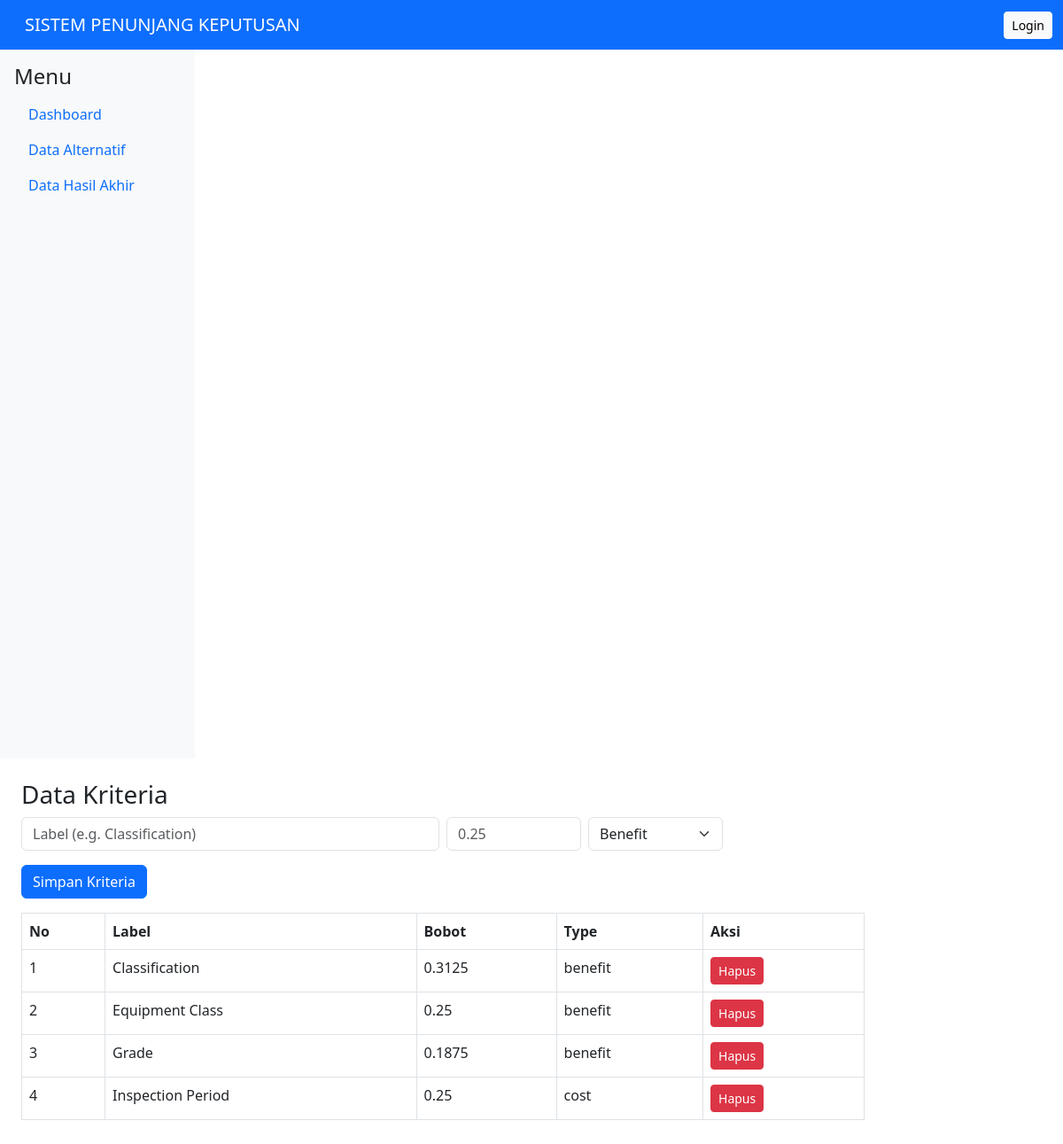
/pages/data_kriteria.php, run on the app's committed database.
### tables this page shows
CREATE TABLE `criteria_weight` (
  `id_criteria` int(11) NOT NULL,
  `criteria_name` varchar(50) NOT NULL,
  `weight` float NOT NULL,
  `type` enum('benefit','cost') NOT NULL
);

### pages/data_kriteria.php (the view, shortened to what this page needs)
<?php
include('../config/db.php');
include('../includes/header.php');
include('../includes/sidebar.php');
?>
<h3>Data Kriteria</h3>
<form method="post" action="../process/insert_kriteria.php" class="row g-2 mb-3">
  <div class="col-md-6"><input name="criteria_name" class="form-control" placeholder="Label (e.g. Classification)" required></div>
  <div class="col-md-2"><input name="weight" step="0.01" type="number" class="form-control" placeholder="0.25" required></div>
  <div class="col-md-2">
    <select name="type" class="form-select">
      <option value="benefit">Benefit</option>
    </select>
  </div>
  <div class="col-12"><button class="btn btn-primary mt-2">Simpan Kriteria</button></div>
</form>
<table class="table table-bordered">
  <thead><tr><th>No</th><th>Label</th><th>Bobot</th><th>Type</th><th>Aksi</th></tr></thead>
  <tbody>
    <?php
    $q = $koneksi->query("SELECT * FROM criteria_weight");
    $no = 1;
    while($r = $q->fetch_assoc()){
      echo "<tr><td>{$no}</td><td>{$r['criteria_name']}</td><td>{$r['weight']}</td><td>{$r['type']}</td>";
      echo "<td><a href='../process/delete_kriteria.php?id={$r['id_criteria']}' class='btn btn-danger btn-sm' onclick='return confirm(\"Yakin ingin menghapus data ini?\")'>Hapus</a></td></tr>";
      $no++;
    }
    ?>
  </tbody>
</table>
<?php include('../includes/footer.php'); ?>

### includes/header.php (style rules this page uses)
body { padding-top: 56px; }

### data on the page
criteria_weight: criteria_name "Classification", weight "0.3125", type "benefit"
criteria_weight: criteria_name "Equipment Class", weight "0.25", type "benefit"
criteria_weight: criteria_name "Grade", weight "0.1875", type "benefit"
criteria_weight: criteria_name "Inspection Period", weight "0.25", type "cost"
